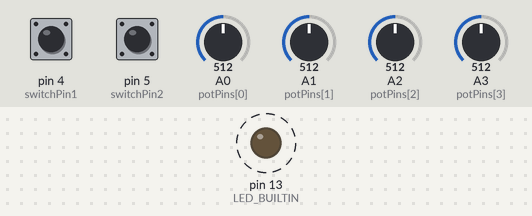
The sketch below on a simulated Arduino Uno, built with avr-gcc and run on an emulated ATmega328P. Parts: output pins drawn as LEDs (lit = HIGH). Dashed ring = blinking. The test bench sets the inputs (shaded band); at power-on: pin 4 (switchPin1) HIGH, pin 5 (switchPin2) HIGH, A0 (potPins[0]) = 512, A1 (potPins[1]) = 512, A2 (potPins[2]) = 512, A3 (potPins[3]) = 512. No radio packets arrive unless stated; what the sketch prints to the serial monitor is not drawn.

Above: at 0.2 s.
Timing chart, 0 to 3.0 s (numbered marks = the images above):
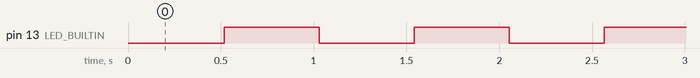

The sketch:

Transmitter_PA_MIN.ino
```cpp
#include <SPI.h>
#include <RF24.h>

RF24 radio(9, 10); // CE, CSN
const byte address[6] = "00001";

uint16_t channels[14] = {1500, 1500, 1500, 1500, 1500, 1500, 1500, 1500, 1500, 1500, 1500, 1500, 1500, 1500};

const int potPins[6] = {A0, A1, A2, A3, A4, A5};
const int switchPin1 = 4;
const int switchPin2 = 5;

unsigned long lastSendTime = 0;
bool connectionLedState = false;

void setup() {
  Serial.begin(115200);
  Serial.println("Transmitter - Starting");

  if (!radio.begin()) {
    Serial.println("nRF24L01 initialization FAILED!");
    while (1) {}
  }

  Serial.println("nRF24L01 initialized successfully");

  radio.openWritingPipe(address);
  radio.setPALevel(RF24_PA_MIN);
  radio.setDataRate(RF24_250KBPS);
  radio.setRetries(15, 15);
  radio.stopListening();

  for (int i = 0; i < 6; i++) {
    pinMode(potPins[i], INPUT);
  }

  pinMode(switchPin1, INPUT_PULLUP);
  pinMode(switchPin2, INPUT_PULLUP);

  pinMode(LED_BUILTIN, OUTPUT);
  Serial.println("Transmitter Ready");
}

void loop() {
  readInputs();
  bool success = radio.write(&channels, sizeof(channels));

  if (success) {
    if (millis() - lastSendTime > 500) {
      connectionLedState = !connectionLedState;
      digitalWrite(LED_BUILTIN, connectionLedState);
      lastSendTime = millis();
    }
  } else {
    Serial.println("Send failed!");
    digitalWrite(LED_BUILTIN, LOW);
  }

  static unsigned long lastPrintTime = 0;
  if (millis() - lastPrintTime > 500) {
    Serial.print("Ch1(Roll):"); Serial.print(channels[0]);
    Serial.print(" Ch2(Pitch):"); Serial.print(channels[1]);
    Serial.print(" Ch3(Throttle):"); Serial.print(channels[2]);
    Serial.print(" Ch4(Yaw):"); Serial.print(channels[3]);
    Serial.print(" Ch5(SW1):"); Serial.print(channels[4]);
    Serial.print(" Ch6(SW2):"); Serial.println(channels[5]);
    lastPrintTime = millis();
  }

  delay(20);
}

void readInputs() {
  channels[0] = map(analogRead(potPins[1]), 0, 1023, 1000, 2000); // Roll (A1)
  channels[1] = map(analogRead(potPins[0]), 0, 1023, 1000, 2000); // Pitch (A0)
  channels[2] = map(analogRead(potPins[2]), 0, 1023, 1000, 2000); // Throttle (A2)
  channels[3] = map(analogRead(potPins[3]), 0, 1023, 1000, 2000); // Yaw (A3)

  channels[4] = digitalRead(switchPin1) ? 1000 : 2000;
  channels[5] = digitalRead(switchPin2) ? 1000 : 2000;

  for (int i = 6; i < 14; i++) {
    channels[i] = 1500;
  }
}
```

Measured:
- by itself, pin 13 (LED_BUILTIN): alternates HIGH for 0.51 s and LOW for 0.51 s
